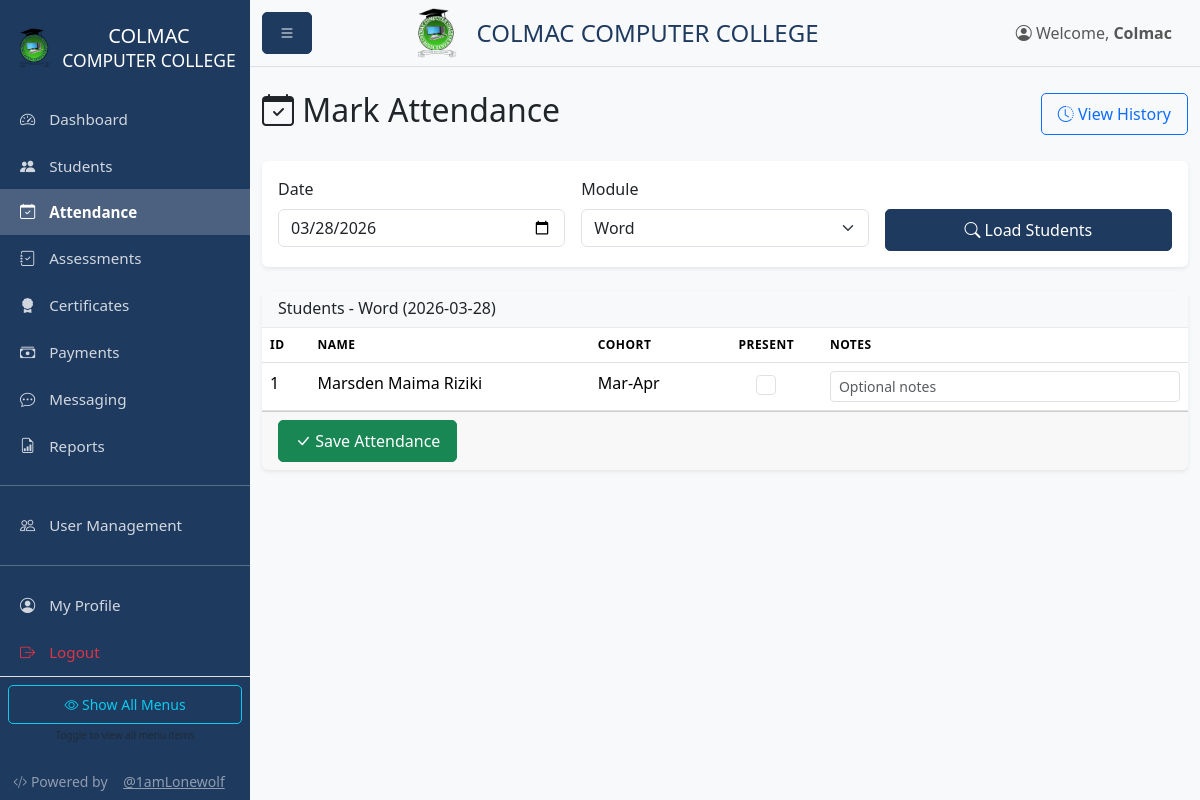
/attendance (signed in), run on an earlier commit of the app's database.
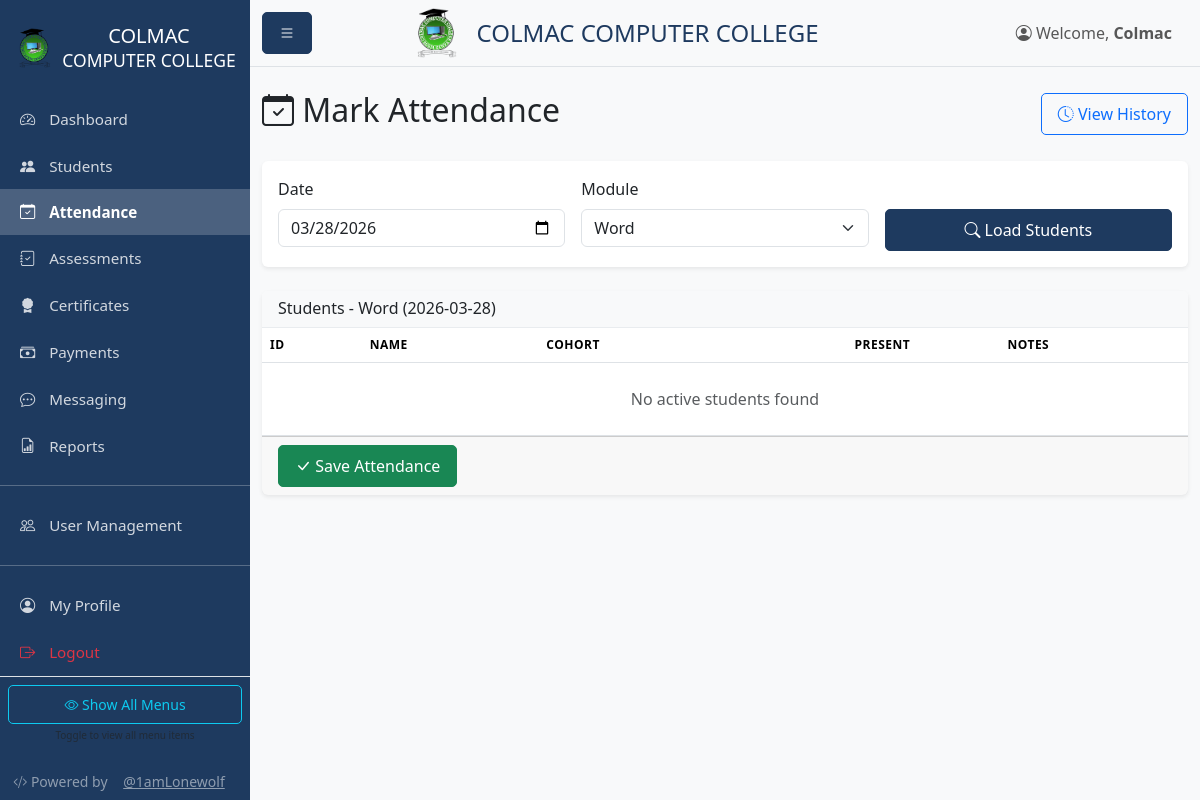
And on a later commit of the database.
### models.py (models this page shows, shortened)
class Student(db.Model):
    id = db.Column(db.Integer, primary_key=True)
    name = db.Column(db.String(100), nullable=False)
    phone = db.Column(db.String(20))
    email = db.Column(db.String(120))
    id_number = db.Column(db.String(50))  # National ID or student ID
    gender = db.Column(db.String(10))
    enrollment_date = db.Column(db.DateTime, default=datetime.utcnow)
    cohort = db.Column(db.String(50))  # e.g., "Jan-Mar 2026"
    status = db.Column(db.String(20), default='active')  # active, completed, dropped
    created_at = db.Column(db.DateTime, default=datetime.utcnow)
    updated_at = db.Column(db.DateTime, default=datetime.utcnow, onupdate=datetime.utcnow)
    attendances = db.relationship('Attendance', backref='student', lazy=True, cascade='all, delete-orphan')
    assessments = db.relationship('Assessment', backref='student', lazy=True, cascade='all, delete-orphan')
    certificates = db.relationship('Certificate', backref='student', lazy=True, cascade='all, delete-orphan')
    payments = db.relationship('Payment', backref='student', lazy=True, cascade='all, delete-orphan')

### blueprints/attendance.py (the view)
@attendance_bp.route('')
@login_required
@instructor_required
def index():
    date = request.args.get('date', datetime.now().strftime('%Y-%m-%d'))
    module = request.args.get('module', 'Word')
    date_obj = datetime.strptime(date, '%Y-%m-%d').date()
    modules = ['Word', 'Excel', 'PowerPoint', 'Access', 'Publisher', 'Internet']
    students = Student.query.filter_by(status='active').all()
    existing = {}
    for record in Attendance.query.filter_by(date=date_obj, module=module).all():
        existing[record.student_id] = record
    return render_template('attendance/index.html',
                         students=students,
                         date=date,
                         module=module,
                         modules=modules,
                         existing=existing)

### app.py (called while the page is built)
@app.context_processor
def inject_config():
    return {
        'COURSE_FEE': app.config['COURSE_FEE'],
        'COURSE_NAME': app.config['COURSE_NAME']
    }

### models.py (called while the page is built)
def init_login_manager(app):
    login_manager.init_app(app)
    login_manager.login_view = 'auth.login'
    @login_manager.user_loader
    def load_user(user_id):
        return User.query.get(int(user_id))

    @property
    def is_admin(self):
        return self.role == 'admin'

    @property
    def is_instructor(self):
        return self.role in ['admin', 'instructor']

    @property
    def is_receptionist(self):
        return self.role in ['admin', 'receptionist']

    def get_permissions(self):
        import json
        try:
            return json.loads(self.custom_permissions or '{}')
        except:
            return {}

    def has_permission(self, key):
        perms = self.get_permissions()
        return perms.get(key, False)

### templates/attendance/index.html (shortened to what this page needs)
{% extends "base.html" %}
{% block content %}
<div class="d-flex justify-content-between align-items-center mb-4">
    <h2><i class="bi bi-calendar-check"></i> Mark Attendance</h2>
    <a href="{{ url_for('attendance.history') }}" class="btn btn-outline-primary">
        <i class="bi bi-clock-history"></i> View History
    </a>
</div>
<div class="card mb-4">
    <div class="card-body">
        <form method="GET" class="row g-3">
            <div class="col-md-4">
                <label class="form-label">Date</label>
                <input type="date" name="date" class="form-control" value="{{ date }}">
            </div>
            <div class="col-md-4">
                <label class="form-label">Module</label>
                <select name="module" class="form-select">
                    {% for mod in modules %}
                        <option value="{{ mod }}" {% if module == mod %}selected{% endif %}>{{ mod }}</option>
                    {% endfor %}
                </select>
            </div>
            <div class="col-md-4">
                <label class="form-label">&nbsp;</label>
                <button type="submit" class="btn btn-primary w-100">
                    <i class="bi bi-search"></i> Load Students
                </button>
            </div>
        </form>
    </div>
</div>
<form method="POST" action="{{ url_for('attendance.save') }}">
    <div class="card">
        <div class="card-header bg-light">
            <h6 class="mb-0">Students - {{ module }} ({{ date }})</h6>
        </div>
        <div class="card-body p-0">
            <div class="table-responsive">
                <table class="table table-hover mb-0">
                    <thead>
                        <tr>
                            <th>ID</th>
                            <th>Name</th>
                            <th>Cohort</th>
                            <th class="text-center">Present</th>
                            <th>Notes</th>
                        </tr>
                    </thead>
                    <tbody>
                        {% for student in students %}
                        <tr>
                            <td>{{ student.id }}</td>
                            <td>{{ student.name }}</td>
                            <td>{{ student.cohort }}</td>
                            <td class="text-center">
                                <input type="checkbox" name="present_{{ student.id }}"
                                       class="form-check-input"
                                       style="width: 20px; height: 20px;">
                            </td>
                            <td>
                                <input type="text" name="notes_{{ student.id }}" class="form-control form-control-sm"
                                       value="{{ existing[student.id].notes if student.id in existing and existing[student.id].notes else '' }}"
                                       placeholder="Optional notes">
                            </td>
                        </tr>
                        {% else %}
                        <tr>
                            <td colspan="5" class="text-center text-muted py-4">
                                No active students found
                            </td>
                        </tr>
                        {% endfor %}
                    </tbody>
                </table>
            </div>
        </div>
        <div class="card-footer">
            <button type="submit" class="btn btn-success">
                <i class="bi bi-check-lg"></i> Save Attendance
            </button>
        </div>
    </div>
</form>
{% endblock %}

What changed in the data, as far as the page shows it:
removed Student: id "1", name "Marsden Maima Riziki", cohort "Mar-Apr"
Also different on the page:
text now shown: "No active students found"
